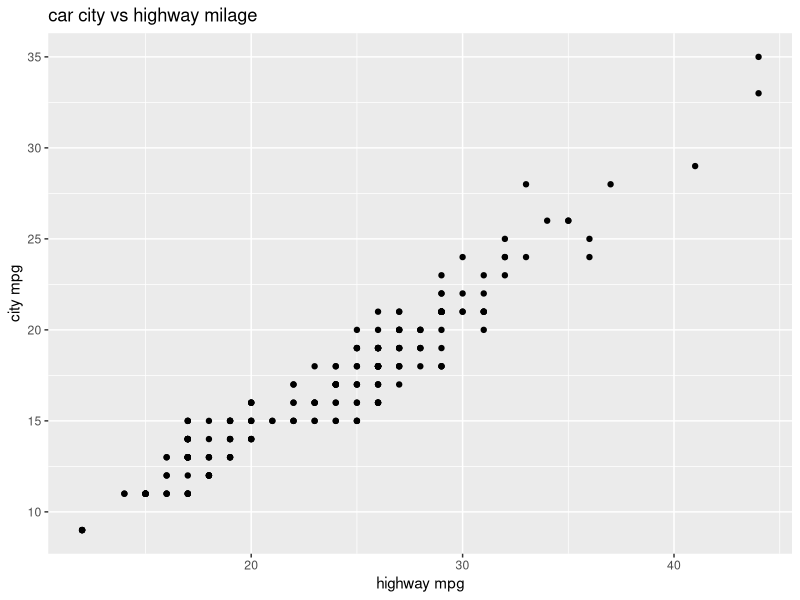
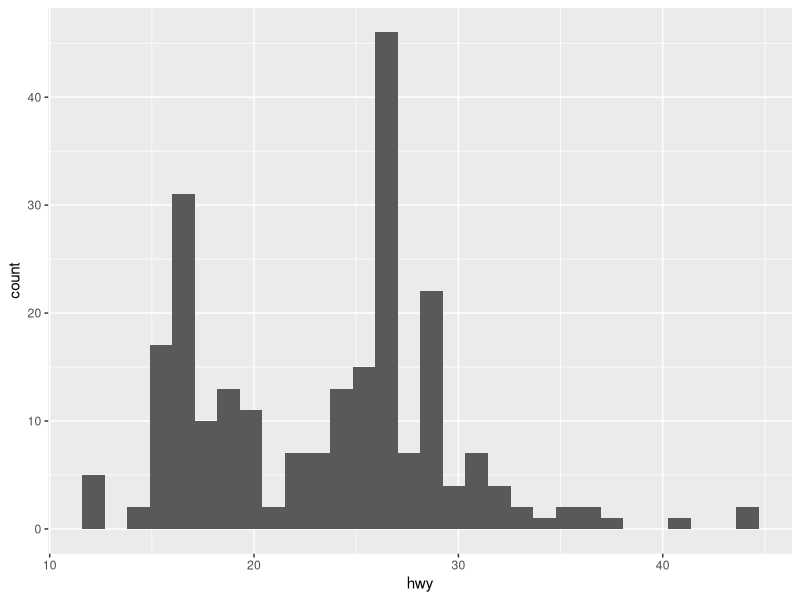
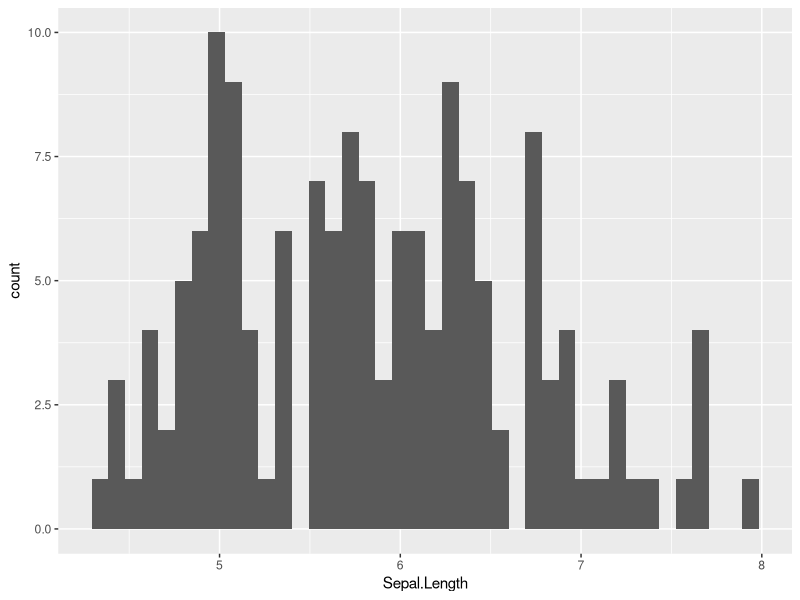
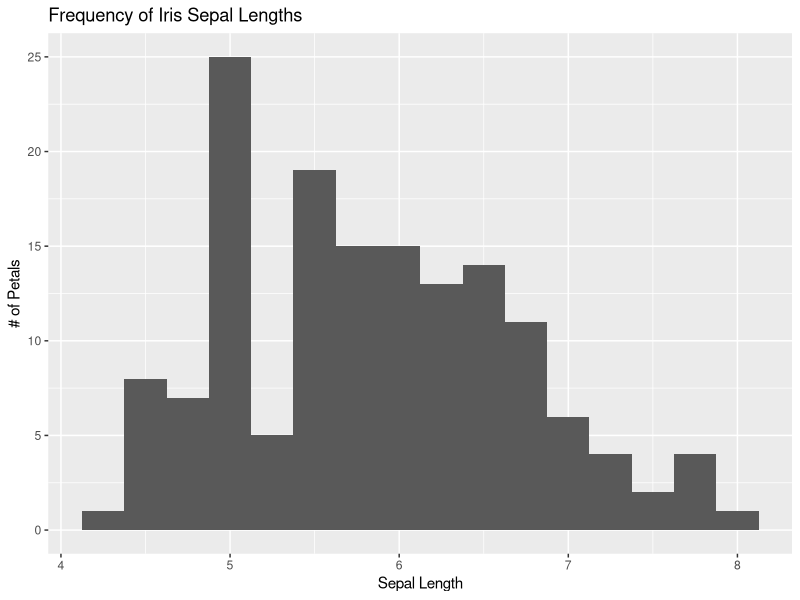
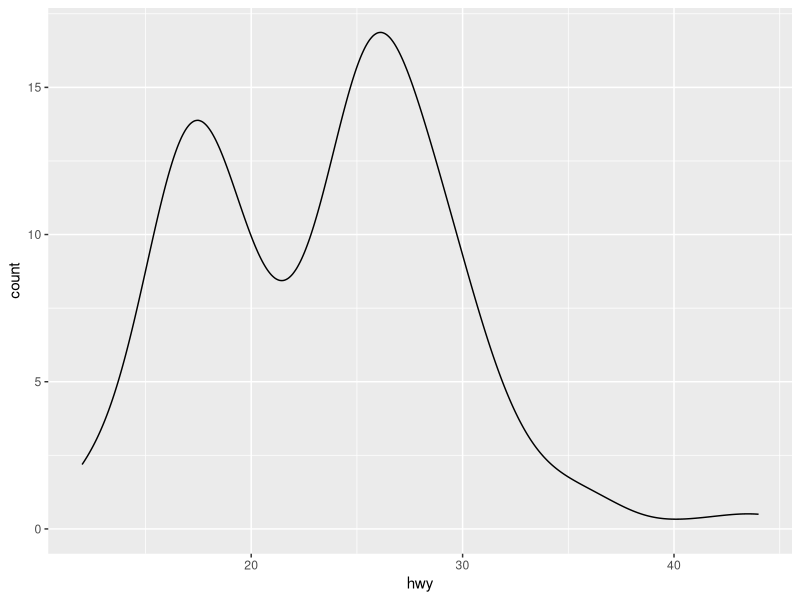
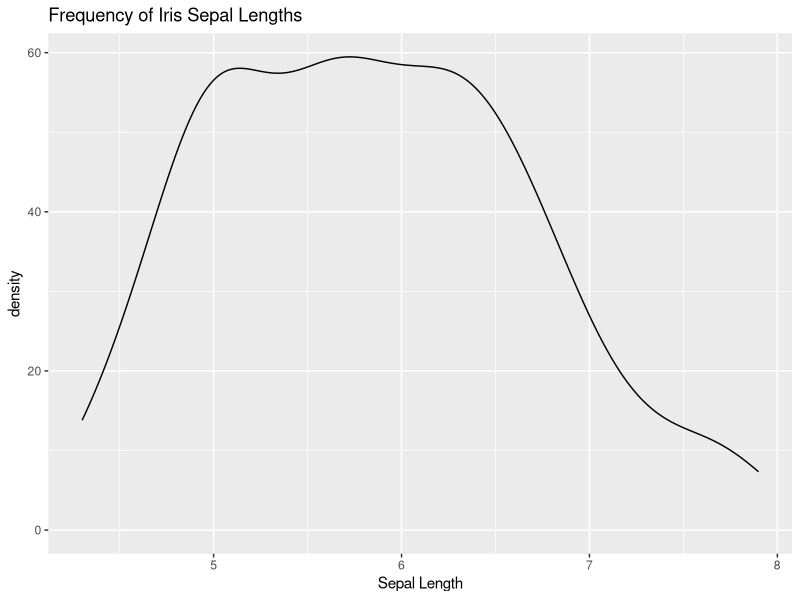
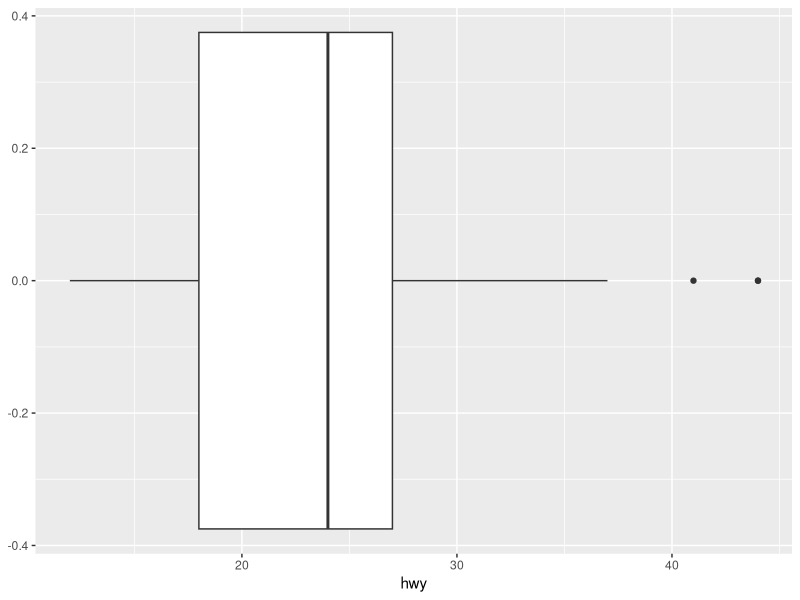
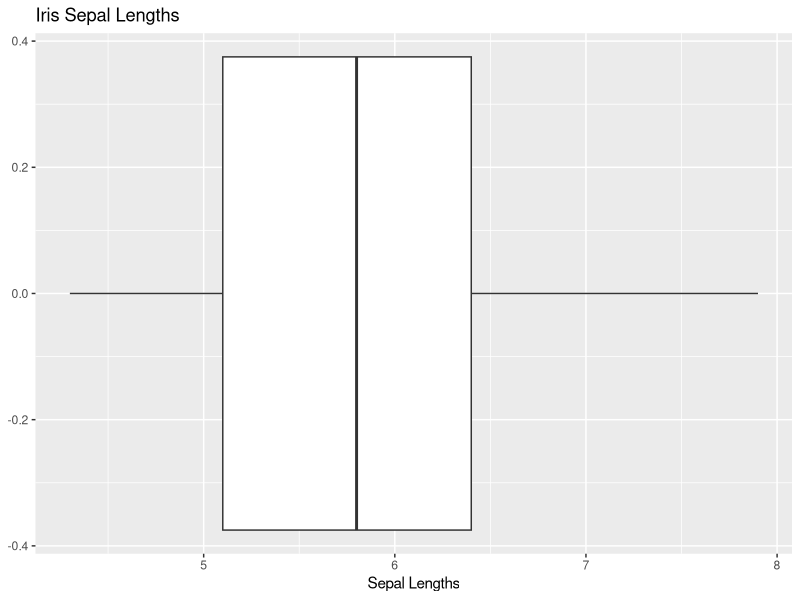

Generate these figures, in order, with R:
##install required packages
#install.packages("ggplot2")
install.packages(c("usethis","credentials"))

## load required packages
library(ggplot2)

## mpg dataset
str(mpg)
?mpg

ggplot(data =mpg, aes(x = hwy, y = cty)) +
  geom_point()+
  labs(x = "highway mpg", 
       y= "city mpg",
       title = "car city vs highway milage")
##histograms
# WE can set the number of bars with 'bins'
ggplot(data = mpg, aes(x = hwy))+
  geom_histogram()

ggplot(data =iris, aes(x=Sepal.Length))+
  geom_histogram(bins = 40) #default number of bins is 30

#We can set the size of bars with 'binwidth'
ggplot(data =iris, aes(x=Sepal.Length))+
  geom_histogram(binwidth = 0.25)+
  labs(title="Frequency of Iris Sepal Lengths",
       x="Sepal Length",
       y="# of Petals")

## density plots
ggplot(data = mpg, aes(x=hwy, y= after_stat(count)))+
  geom_density()

ggplot(data=iris,aes(x=Sepal.Length,y=after_stat(count)))+
  geom_density()+
  labs(title="Frequency of Iris Sepal Lengths",
       x="Sepal Length",
       y="density")

##boxplots
ggplot(data=mpg, aes(x=hwy))+
  geom_boxplot()

ggplot(data=iris,aes(x=Sepal.Length))+
  geom_boxplot()+
  labs(title="Iris Sepal Lengths",
       x="Sepal Lengths")

ggplot(data=iris, aes(y=Sepal.Length))+
  geom_boxplot()

ggplot(data=iris, aes(x=Sepal.Length, y=Species))+
  geom_boxplot()

#violin plots
ggplot(data=iris, aes(x=Species,y=Sepal.Length))+
  geom_violin(color="violet", fill="grey")+
  geom_boxplot(width=0.2, fill=NA)+
  labs(title="Distribution of Iris Sepal Lengths by Species",
       x="Species",
       y="Sepal Length")

ggplot(data=iris, aes(x=Species,y=Sepal.Length,))+
  geom_violin(aes(fill=Species))+
  geom_boxplot(width=0.2)+
  labs(title="Distribution of Iris Sepal Lengths by Species",
       x="Species",
       y="Sepal Length")

#bar plots
ggplot(data=mpg, aes(x=class))+
  geom_bar()

ggplot(data=mpg,aes(x=class, y=hwy))+
  geom_bar(stat="summary",
           fun="mean")

ggplot(data=iris, aes(x=Species, y=Sepal.Length, fill=Species))+
  geom_bar(stat="summary",
           fun="mean")

#Scatter Plots
ggplot(data=mpg, aes(x=hwy, y=cty))+
  geom_point()

ggplot(data=iris, aes(x=Sepal.Length, y=Sepal.Width))+
  geom_point()

ggplot(data=iris, aes(x=Species, y=Sepal.Length))+
  geom_point()

ggplot(data=iris, aes(x=Species, y=Sepal.Length))+
  geom_jitter(width=0.1)

ggsave("Plots/exampleJitter2.png")

#point for numeric vs numeric, jitter for numeric vs categorical

#Line Plots
ggplot(data=mpg, aes(x=hwy, y=cty))+
  geom_line(stat="summary",
            fun="mean")

ggplot(data=iris, aes(x=Sepal.Length, y=Sepal.Width))+
  geom_line(stat="summary",
            fun="mean")

ggplot(data=iris, aes(x=Sepal.Length, y=Sepal.Width))+
  geom_point()+
  geom_smooth(se=F)+
  theme_minimal()

##color scales
ggplot(data=iris, aes(x=Sepal.Length, y=Sepal.Width))+
  geom_point(aes(color=Species))+
  scale_color_manual(values=c("blue","red","green"))
  
##factors
mpg$year <- as.factor(mpg$year)

iris$Species <- factor(iris$Species, levels=c("versicolor", "setosa", "virginica")) 
  
  
  
  
  
  
  


